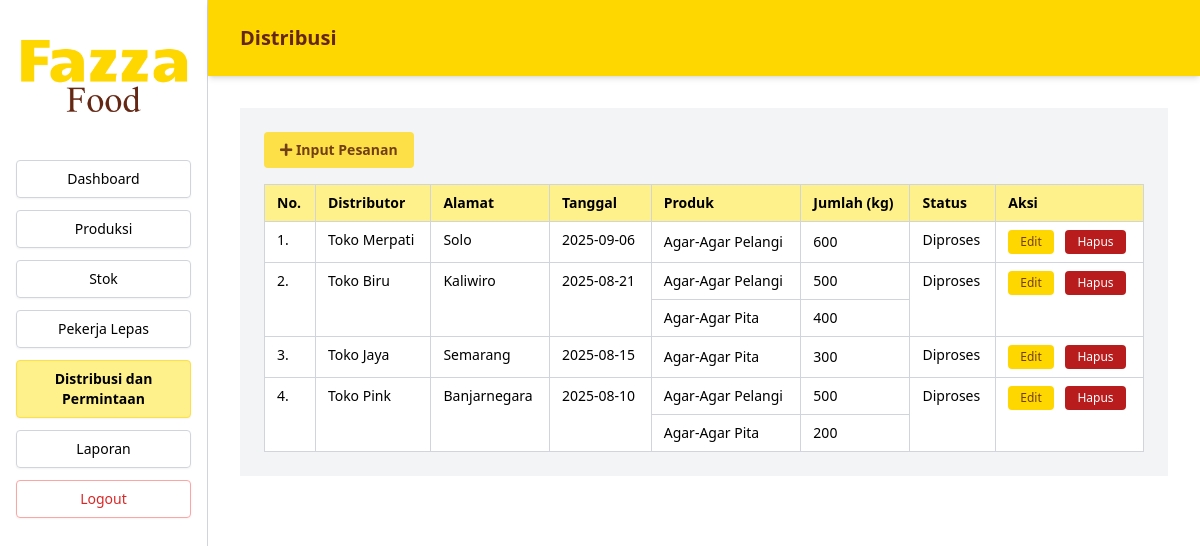
/Index.php?page=distribusi (signed in), run on an earlier commit of the app's database.
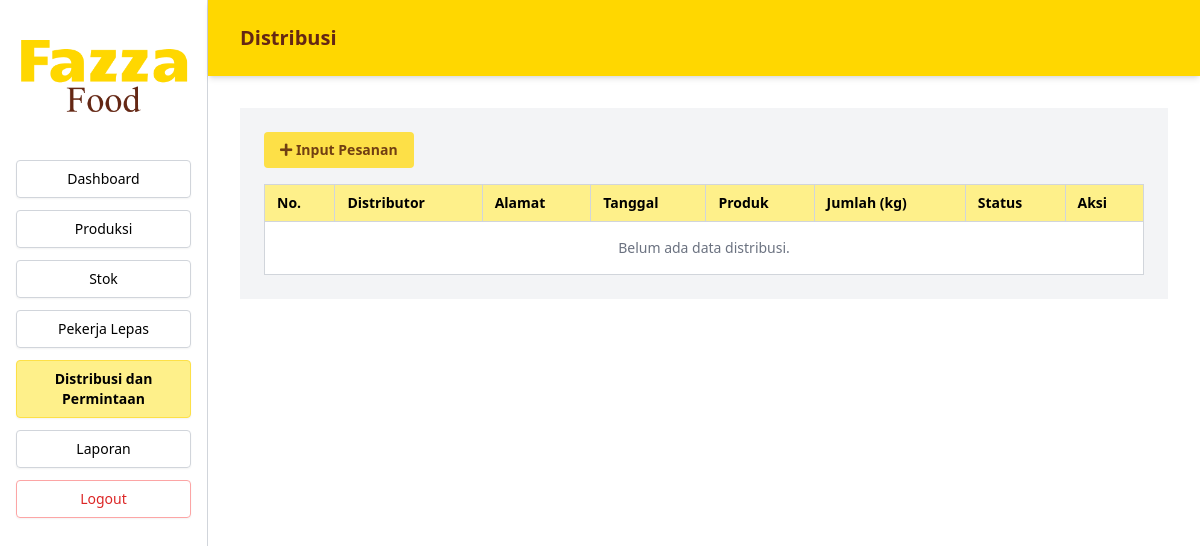
And on a later commit of the database.
### tables this page shows
CREATE TABLE `distribusi` (
  `id_distribusi` int(11) NOT NULL,
  `nama_toko` varchar(100) DEFAULT NULL,
  `tanggal_distribusi` date DEFAULT NULL,
  `id_produk` int(11) NOT NULL,
  `jumlah_pesanan` int(11) DEFAULT NULL,
  `tanggal_pesanan` date DEFAULT NULL,
  `status_pengiriman` varchar(50) DEFAULT NULL,
  `nama_distributor` varchar(100) DEFAULT NULL,
  `alamat_distributor` varchar(255) DEFAULT NULL,
  `id_distributor` int(11) DEFAULT NULL,
  `id_admin` int(11) DEFAULT NULL
);

CREATE TABLE `produk` (
  `id_produk` int(11) NOT NULL,
  `nama_produk` varchar(100) NOT NULL
);

### src/Distribusi.php (the view, shortened to what the changed rows need)
<?php
include 'koneksi.php';
$daftar_distribusi = $pdo->query("
  SELECT d.id_distribusi,
         d.nama_distributor, d.alamat_distributor,
         d.tanggal_pesanan, d.status_pengiriman,
         d.id_produk, d.jumlah_pesanan,
         p.nama_produk
    FROM distribusi d
    JOIN produk p ON d.id_produk = p.id_produk
 ORDER BY d.tanggal_pesanan DESC, d.nama_distributor ASC, d.id_distribusi ASC
")->fetchAll(PDO::FETCH_ASSOC);
?>
<main class="flex-1 bg-gray-100">
  <section class="p-6 overflow-x-auto">
    <table class="w-full border border-gray-300 text-sm bg-white">
      <thead>
        <tr class="bg-yellow-200 text-black text-left">
          <th class="border border-gray-300 px-3 py-2">No.</th>
          <th class="border border-gray-300 px-3 py-2">Distributor</th>
          <th class="border border-gray-300 px-3 py-2">Alamat</th>
          <th class="border border-gray-300 px-3 py-2">Tanggal</th>
          <th class="border border-gray-300 px-3 py-2">Produk</th>
          <th class="border border-gray-300 px-3 py-2">Jumlah (kg)</th>
          <th class="border border-gray-300 px-3 py-2">Status</th>
          <th class="border border-gray-300 px-3 py-2">Aksi</th>
        </tr>
      </thead>
      <tbody>
        <?php
        if (empty($daftar_distribusi)):
        ?>
          <tr>
            <td colspan="8" class="border border-gray-300 px-3 py-4 text-center text-gray-500">
              Belum ada data distribusi.
            </td>
          </tr>
        <?php
        else:
          $groups = [];
          foreach ($daftar_distribusi as $row) {
            $key = $row['nama_distributor'].'|'.$row['alamat_distributor'].'|'.$row['tanggal_pesanan'].'|'.$row['status_pengiriman'];
            if (!isset($groups[$key])) {
              $groups[$key] = [
                'header' => [
                  'nama_distributor'  => $row['nama_distributor'],
                  'alamat_distributor'=> $row['alamat_distributor'],
                  'tanggal_pesanan'   => $row['tanggal_pesanan'],
                  'status_pengiriman' => $row['status_pengiriman']
                ],
                'rows' => []
              ];
            }
            $groups[$key]['rows'][] = $row;
          }
          $no = 1;
          foreach ($groups as $g):
            $rowspan = count($g['rows']);
            $items = array_map(function($r){
              return ['id_produk'=>(int)$r['id_produk'],'jumlah'=>(int)$r['jumlah_pesanan']];
            }, $g['rows']);
            $items_json = htmlspecialchars(json_encode($items), ENT_QUOTES);
            foreach ($g['rows'] as $idx => $r):
        ?>
          <tr>
            <?php if ($idx === 0): ?>
              <td class="border border-gray-300 px-3 py-2 align-top" rowspan="<?= $rowspan ?>"><?= $no ?>.</td>
              <td class="border border-gray-300 px-3 py-2 align-top" rowspan="<?= $rowspan ?>"><?= htmlspecialchars($g['header']['nama_distributor']) ?></td>
              <td class="border border-gray-300 px-3 py-2 align-top" rowspan="<?= $rowspan ?>"><?= htmlspecialchars($g['header']['alamat_distributor']) ?></td>
              <td class="border border-gray-300 px-3 py-2 align-top" rowspan="<?= $rowspan ?>"><?= htmlspecialchars($g['header']['tanggal_pesanan']) ?></td>
            <?php endif; ?>
            <td class="border border-gray-300 px-3 py-2"><?= htmlspecialchars($r['nama_produk']) ?></td>
            <td class="border border-gray-300 px-3 py-2"><?= (int)$r['jumlah_pesanan'] ?></td>
            <?php if ($idx === 0): ?>
              <td class="border border-gray-300 px-3 py-2 align-top" rowspan="<?= $rowspan ?>"><?= htmlspecialchars($g['header']['status_pengiriman']) ?></td>
              <td class="border border-gray-300 px-3 py-2 align-top" rowspan="<?= $rowspan ?>">
                <button
                  class="btnEditGrup px-3 py-1 text-xs text-yellow-900 rounded"
                  style="background-color:#FFD700;"
                  data-nama-old="<?= htmlspecialchars($g['header']['nama_distributor'], ENT_QUOTES) ?>"
                  data-alamat-old="<?= htmlspecialchars($g['header']['alamat_distributor'], ENT_QUOTES) ?>"
                  data-tanggal-old="<?= htmlspecialchars($g['header']['tanggal_pesanan'], ENT_QUOTES) ?>"
                  data-status-old="<?= htmlspecialchars($g['header']['status_pengiriman'], ENT_QUOTES) ?>"
                  data-items='<?= $items_json ?>'
                >Edit</button>
                <button
                  class="btnHapusGrup bg-red-700 text-white text-xs px-3 py-1 rounded ml-2"
                  data-nama-old="<?= htmlspecialchars($g['header']['nama_distributor'], ENT_QUOTES) ?>"
                  data-alamat-old="<?= htmlspecialchars($g['header']['alamat_distributor'], ENT_QUOTES) ?>"
                  data-tanggal-old="<?= htmlspecialchars($g['header']['tanggal_pesanan'], ENT_QUOTES) ?>"
                  data-status-old="<?= htmlspecialchars($g['header']['status_pengiriman'], ENT_QUOTES) ?>"
                >Hapus</button>
              </td>
            <?php endif; ?>
          </tr>
        <?php
            endforeach;
            $no++;
          endforeach;
        endif;
        ?>
      </tbody>
    </table>
  </section>
</main>

### index.php (shortened to what the changed rows need)
<?php
$page = isset($_GET['page']) ? $_GET['page'] : 'dashboard';
$src = [
  'login'     => 'Login.php',
  'dashboard' => 'src/Dashboard.php',
  'produksi'  => 'src/Produksi.php',
  'stok'      => 'src/Stok.php',
  'pekerja'   => 'src/Pekerja.php',
  'distribusi'=> 'src/Distribusi.php',
  'laporan'   => 'src/Laporan.php',
  'riwayat_gaji' => 'src/RiwayatGaji.php',
  'jadwal_lengkap' => 'src/jadwal_lengkap.php',
];
?>
<!DOCTYPE html>
<html lang="en">
<head>
  <script src="https://cdn.tailwindcss.com"></script>
  <link rel="stylesheet" href="https://cdnjs.cloudflare.com/ajax/libs/font-awesome/5.15.3/css/all.min.css" />
</head>
<body class="bg-white font-sans">
<?php if ($page !== 'login'): ?>
<div class="flex min-h-screen">
  <aside class="w-52 border-r border-gray-300 flex flex-col p-4 bg-white sticky top-0 h-screen">
    <nav class="flex flex-col space-y-3 text-sm">
      <?php
      $menuItems = [
        'dashboard' => 'Dashboard',
        'produksi' => 'Produksi',
        'stok' => 'Stok',
        'pekerja' => 'Pekerja Lepas',
        'distribusi' => 'Distribusi dan Permintaan',
        'laporan' => 'Laporan',
      ];
      foreach ($menuItems as $key => $label) {
        $isActive = ($page === $key) ? 'bg-yellow-200 border-yellow-300 font-semibold' : 'border-gray-300';
        echo "<a href='Index.php?page=$key' class='text-center py-2 rounded border $isActive shadow-sm text-black transition-all hover:bg-yellow-100 hover:border-yellow-200'>$label</a>";
      }
      ?>
      <a href="Logout.php" class="text-center py-2 rounded border border-red-300 shadow-sm text-red-600 transition-all hover:bg-red-100 hover:border-red-400">Logout</a>
    </nav>
  </aside>
  <main class="flex-1 flex flex-col">
    <header class="sticky top-0 bg-[#FFD700] text-[#642714] px-8 py-6 shadow-md z-40">
      <h1 class="text-xl font-bold"><?= ucfirst($page) ?></h1>
    </header>
    <div class="p-8 overflow-y-auto">
      <?php
      if (array_key_exists($page, $src)) {
        include $src[$page];
      } else {
        echo "<p class='text-red-500'>src tidak ditemukan.</p>";
      }
      ?>
    </div>
  </main>
</div>
<?php else: ?>
  <?php include $src[$page]; ?>
<?php endif; ?>
</body>
</html>

What changed in the data, as far as the page shows it:
removed distribusi: nama_distributor "Toko Merpati", alamat_distributor "Solo", tanggal_pesanan "2025-09-06", id_produk.nama_produk "Agar-Agar Pelangi", jumlah_pesanan "600", status_pengiriman "Diproses"
removed distribusi: nama_distributor "Toko Biru", alamat_distributor "Kaliwiro", tanggal_pesanan "2025-08-21", id_produk.nama_produk "Agar-Agar Pelangi", jumlah_pesanan "500", status_pengiriman "Diproses"
removed distribusi: id_produk.nama_produk "Agar-Agar Pita", jumlah_pesanan "400"
removed distribusi: nama_distributor "Toko Jaya", alamat_distributor "Semarang", tanggal_pesanan "2025-08-15", id_produk.nama_produk "Agar-Agar Pita", jumlah_pesanan "300", status_pengiriman "Diproses"
removed distribusi: nama_distributor "Toko Pink", alamat_distributor "Banjarnegara", tanggal_pesanan "2025-08-10", id_produk.nama_produk "Agar-Agar Pelangi", jumlah_pesanan "500", status_pengiriman "Diproses"
removed distribusi: id_produk.nama_produk "Agar-Agar Pita", jumlah_pesanan "200"
Also different on the page:
text now shown: "Belum ada data distribusi."
